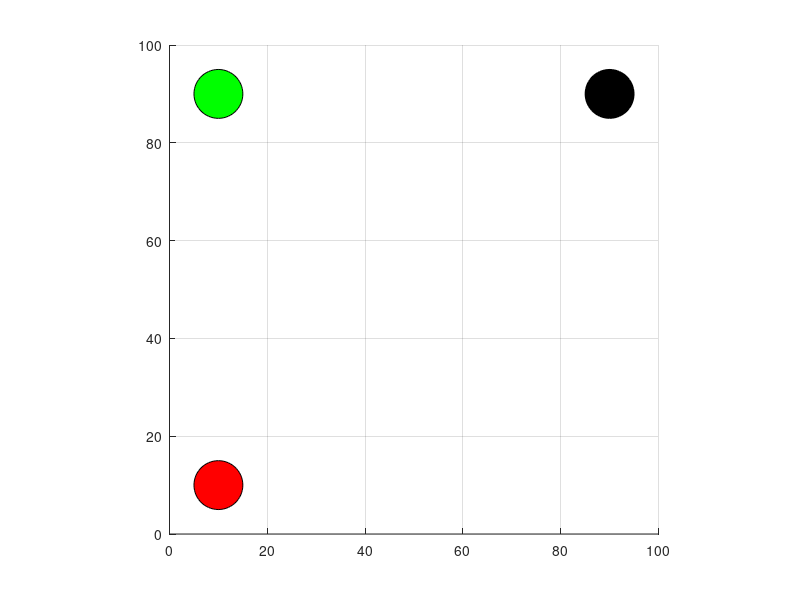

MATLAB code to generate this figure:
function sample_code_from_sheet
    % CS359: Artificial Intelligence for Robotics - Lab Assignment 11
    % Baseline sample code provided in the assignment handout sheet
    
    global radius
    clear M; close all;
    maxSimTime = 1000;
    radius = 5;
    figure('Name', 'Sample Code from Handout', 'NumberTitle', 'off');
    axis([0 100 0 100]);
    axis equal;
    hold on;
    grid on;

    % initialize agents here
    positionB = [10 90];
    positionC = [90 10];
    notMovingA = 0; notMovingB = 0; notMovingC = 0;

    for t = 1:maxSimTime
        % Agent Function Call
        [positionNewA, finishA] = getPositionA(t, positionB, positionC);
        % notMovingA is the time for which A is stationary
        if (~exist('positionA', 'var') || positionNewA(1) ~= positionA(1) || positionNewA(2) ~= positionA(2))
            positionA = positionNewA; notMovingA = 0;
        else
            notMovingA = notMovingA + 1;
        end

        [positionNewB, finishB] = getPositionB(positionB, positionA, positionC);
        if (positionNewB(1) ~= positionB(1) || positionNewB(2) ~= positionB(2))
            positionB = positionNewB; notMovingB = 0;
        else
            notMovingB = notMovingB + 1;
        end

        FinishC = [10 90];
        [positionNewC, finishC] = getPositionC(positionC, FinishC, positionA, positionB);
        if (positionNewC(1) ~= positionC(1) || positionNewC(2) ~= positionC(2))
            positionC = positionNewC; notMovingC = 0;
        else
            notMovingC = notMovingC + 1;
        end

        % Graphics and animation
        handleA = rectangle('Position', [positionA(1)-radius, positionA(2)-radius, 2*radius, 2*radius], 'curvature', [1 1], 'FaceColor', 'black');
        handleB = rectangle('Position', [positionB(1)-radius, positionB(2)-radius, 2*radius, 2*radius], 'curvature', [1 1], 'FaceColor', 'red');
        handleC = rectangle('Position', [positionC(1)-radius, positionC(2)-radius, 2*radius, 2*radius], 'curvature', [1 1], 'FaceColor', 'green');
        drawnow;

        % Temporary Finish Logic
        if finishA == 1 && finishB == 1 && finishC == 1
            break;
        end
        if notMovingA > 10 && notMovingB > 10 && notMovingC > 10
            break;
        end
        delete(handleA); delete(handleB); delete(handleC);
    end
end

function [positionA, finishA] = getPositionA(t, positionB, positionC)
    global radius
    Start = [10 10];
    Finish = [90 90];
    v = 1;
    if t > 0 && t < distance(Start, Finish)/v
        positionTemp = Start + v * t / distance(Start, Finish) * (Finish - Start);
        finishA = 0;
    else
        positionTemp = Finish;
        finishA = 1;
    end
    if distance(positionTemp, positionB) > 2*(radius+1) && distance(positionTemp, positionC) > 2*(radius+1)
        positionA = positionTemp;
    else
        positionA = Start;
        finishA = 0;
    end
end

function [positionB, finishB] = getPositionB(positionB, positionA, positionC)
    global radius
    Finish = [10 10];
    v = 1; dt = 1;
    if distance(positionB, Finish) > v
        positionTemp = positionB + v * dt / distance(positionB, Finish) * (Finish - positionB);
        finishB = 0;
    else
        positionTemp = Finish;
        finishB = 1;
    end
    if distance(positionTemp, positionA) > 2*(radius+1) && distance(positionTemp, positionC) > 2*(radius+1)
        positionB = positionTemp;
    else
        finishB = 0;
    end
end

function [positionC, finishC] = getPositionC(positionC, Finish, positionA, positionB)
    global radius
    v = 1; dt = 1;
    if distance(positionC, Finish) > v
        positionTemp = positionC + v * dt / distance(positionC, Finish) * (Finish - positionC);
        finishC = 0;
    else
        positionTemp = Finish;
        finishC = 1;
    end
    if distance(positionTemp, positionA) > 2*(radius+1) && distance(positionTemp, positionB) > 2*(radius+1)
        positionC = positionTemp;
    else
        finishC = 0;
    end
end

function dis = distance(u, v)
    dis = sqrt(sum((u - v).^2));
end
